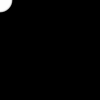
Frame 1 (no input)
Frame 60 (the mouse pressed at the canvas centre just before this capture): identical to frame 1, image omitted
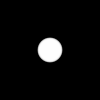
Frame 120 (the mouse held since frame 60 and released just before this capture)

The Processing sketch that drew these frames (run headless with seeded random() and noise(); from frame 60 on, the mouse is pressed at the canvas centre):

// Processing sketch: Trails
// ── Trails.pde
//int num = 50;
//int[] x = new int[num];
//int[] y = new int[num];

//void setup() { 
//  size(500, 500);
//  noStroke();
//  fill(255, 102);
//}

//void draw() {
//  background(0);
//  // Shift the values to the right
//  for (int i = num-1; i > 0; i--) {
//    x[i] = x[i-1];
//    y[i] = y[i-1];
//  }
//  // Add the new values to the beginning of the array
//  x[0] = mouseX;
//  y[0] = mouseY;
//  // Draw the circles
//  for (int i = 0; i < num; i++) {
//    ellipse(x[i], y[i], i/2.0, i/2.0);
//  }
//}
int num = 50;
int[] x = new int[num];
int[] y = new int[num];
int indexPosition = 0;

void setup() {
  size(100, 100);
  noStroke();
  fill(255, 102);
}

void draw() {
  background(0);
  x[indexPosition] = mouseX;
  y[indexPosition] = mouseY;
  // Cycle between 0 and the number of elements
  indexPosition = (indexPosition + 1) % num;
  for (int i = 0; i < num; i++) {
    // Set the array position to read
    int pos = (indexPosition + i) % num;
    float radius = (num-i) / 2.0;
    ellipse(x[pos], y[pos], radius, radius);
  }
}
